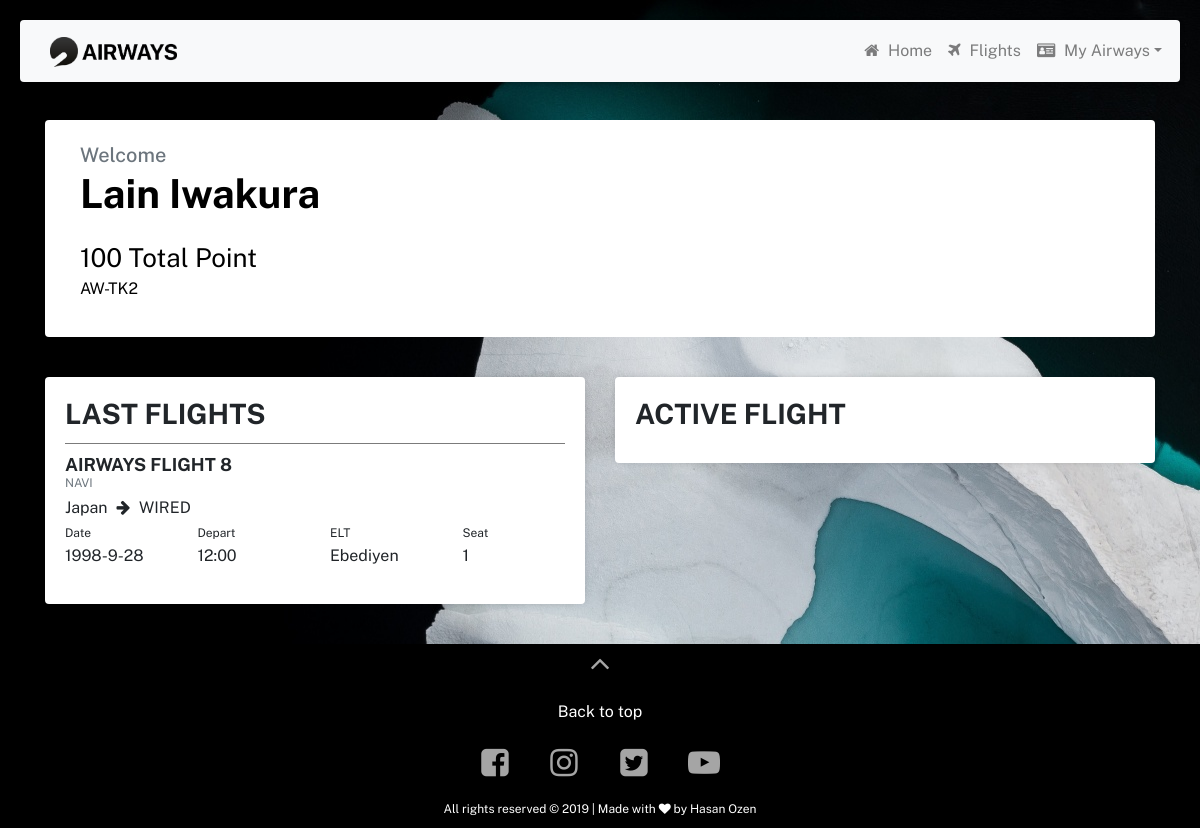
/account (signed in), run on the app's committed database.
### models.py (models this page shows)
class Flight(db.Model):
	__tablename__ = 'flight'
	flight_id = db.Column(db.Integer, primary_key=True)
	airline_Name = db.Column(db.String(80), nullable=False)
	from_location = db.Column(db.String(20), nullable=False)
	to_location = db.Column(db.String(120), nullable=False)
	departure_time = db.Column(db.String(120), nullable=False)
	arrival_time = db.Column(db.String(120), nullable=False)
	depart_date = db.Column(db.String(120), nullable=True)
	total_seats = db.Column(db.Integer, nullable=False)
	status = db.Column(db.String(20), nullable=True)

### routes.py (the view)
@app.route('/account')
@login_required
def account():
    global check
    check=0
    connection = engine.connect()
    metadata = db.MetaData()
    query = db.select([Ticket_Info]).where(
        db.and_(Ticket_Info.user_id == current_user.id, Ticket_Info.status == 'aktif'))
    ResultProxy = connection.execute(query)
    aidler = ResultProxy.fetchall()
    print(aidler)
    query = db.select([Ticket_Info]).where(
        db.and_(Ticket_Info.user_id == current_user.id, Ticket_Info.status == 'pasif'))
    ResultProxy = connection.execute(query)
    pidler = ResultProxy.fetchall()
    print(pidler)
    name = current_user.first_name + ' ' + current_user.last_name
    id = 'AW-TK' + str(current_user.id)
    arrayl = len(aidler)
    array2l = len(pidler)
    aktif = []
    pasif = []
    for i in range(arrayl):
        query = db.select([Flight]).where(Flight.flight_id == aidler[i][2])
        ResultProxy = connection.execute(query)
        aktif = aktif + [ResultProxy.fetchall()]
    for i in range(array2l):
        query1 = db.select([Flight]).where(Flight.flight_id == pidler[i][2])
        ResultProxy1 = connection.execute(query1)
        pasif = pasif + [ResultProxy1.fetchall()]
    aktifl = len(aktif)
    pasifl = len(pasif)
    print(aktif)
    print(pasif)
    query=db.select([Points.point]).where(Points.id==current_user.id)
    result=connection.execute(query)
    puan=result.fetchall()
    print(puan)
    return render_template("account.html", name=name, id=id, aktif=aktif, aktifl=aktifl, pasif=pasif, pasifl=pasifl,puan=puan)

### app.py (called while the page is built)
def login_required(f):
	@wraps(f)
	def decorated_function(*args, **kwargs):
		if not current_user.is_authenticated:
			flash('önce giriş yapmalısınız')
			return redirect(url_for('login'))
		return f(*args, **kwargs)
	return decorated_function

### templates/account.html (shortened to what this page needs)
<!DOCTYPE html>
<html>
<head>
    <link rel="stylesheet" href="https://stackpath.bootstrapcdn.com/bootstrap/4.4.1/css/bootstrap.min.css">
    <link rel="stylesheet" type="text/css" href="static/css/styles.css">
    <link href="https://stackpath.bootstrapcdn.com/font-awesome/4.7.0/css/font-awesome.min.css" rel="stylesheet">
</head>
<body>
    <div class="home">
        <section class="header">
            <nav class="navbar navbar-expand-md navbar-light bg-light fixed-top">
                <a class="navbar-brand" href="/">
                    <img src="static/images/airways_logo.png"></a>
                <div class="collapse navbar-collapse justify-content-stretch" id="navbarNav">
                    <ul class="navbar-nav ml-auto">
                        <li class="nav-item">
                            <a class="nav-link" href="/">
                                <i class="fa fa-home" aria-hidden="true"></i>
                                Home</a></li>
                        <li class="nav-item">
                            <a class="nav-link" href="/booking-page">
                                <i class="fa fa-plane" aria-hidden="true"></i>
                                Flights</a></li>
                        <li class="nav-item dropdown">
                            <a class="nav-link dropdown-toggle" id="accountDropdownMenuLink" data-toggle="dropdown" aria-haspopup="true" aria-expanded="false">
                                <i class="fa fa-id-card" aria-hidden="true"></i>
                                My Airways</a>
                        </li>
                    </ul>
                </div>
            </nav>
        </section>
    </div>
    <section class="account-basic">
        <div class="container" id="userBasicInfos">
            <div class="user-welcome col-md-12">
                <div class="card">
                    <div class="card-body">
                        <a class="card-subtitle mb-2 text-muted">Welcome</a>
                        <h1 class="card-title">{{name}}</h1>
                        <p class="card-text" id="totalPoint">{{puan[0][0]}} Total Point</p>
                        <p id="userID">{{id}}</p>
                    </div>
                </div>
            </div>
        </div>
        <section class="flights">
            <div class="container">
                <div class="row">
                    <div class="col-md-6">
                        <div class="card card-margin">
                            <div class="card-body" id="lastFlights">
                                <h1 class="card-title" style="text-transform: uppercase; font-weight: 700">Last Flights</h1>
                                {% for i in range(pasifl) %}
                                <div class="flight-info">
                                    <div class="card-body">
                                        <h5 class="card-title" id="flightID">Airways Flight {{pasif[i][0][0]}}</h5>
                                        <p class="card-subtitle mb-1 text-muted">{{pasif[i][0][1]}}</p>
                                        <div class="flight-destinations">
                                            <div class="row">
                                                <div class="col-md-12">
                                                    <a class="card-text">
                                                        <p id="destinationFrom">{{pasif[i][0][2]}}</p>
                                                        <i class="fa fa-arrow-right" aria-hidden="true" style="margin: 0 5px"></i>
                                                        <p id="destinationWhere">{{pasif[i][0][3]}}</p>
                                                    </a>
                                                </div>
                                                <div class="col-md-12">
                                                    <div class="row">
                                                        <div class="col-md-3 col-sm-12">
                                                            <a class="card-subtitle" id="dateID">Date</a>
                                                            <p class="card-info-text">{{pasif[i][0][6]}}</p>
                                                        </div>
                                                        <div class="col-md-3 col-sm-12">
                                                            <a class="card-subtitle" id="departTime">Depart</a>
                                                            <p class="card-info-text">{{pasif[i][0][4]}}</p>
                                                        </div>
                                                        <div class="col-md-3 col-sm-12">
                                                            <a class="card-subtitle" id="gateID">ELT</a>
                                                            <p class="card-info-text">{{pasif[i][0][5]}}</p>
                                                        </div>
                                                        <div class="col-md-3 col-sm-12">
                                                            <a class="card-subtitle" id="gateID">Seat</a>
                                                            <p class="card-info-text">{{pasif[i][0][7]}}</p>
                                                        </div>
                                                    </div>
                                                </div>
                                            </div>
                                        </div>
                                    </div>
                                </div>
                                {% endfor %}
                            </div>
                        </div>
                    </div>
                    <div class="col-md-6">
                        <div class="card card-margin" id="activeFlight">
                            <div class="card-body">
                                <h1 class="card-title" style="text-transform: uppercase; font-weight: 700">Active Flight</h1>
                            </div>
                        </div>
                    </div>
                </div>
            </div>
        </section>
    </section>
    <footer id="lightFooter" class="text-center">
        <a href="#" style="padding: 1rem"><i class="fa fa-angle-up" style="transform: scale(2); color: #a5a5a5;"></i></a><br>
        <p>Back to top</p>
        <a href="https://www.facebook.com/hasan.ozen.790" target="_blank" style="padding: 1rem"><i class="fa fa-facebook-square" style="transform: scale(2); color: #a5a5a5"></i></a>
        <a href="https://www.instagram.com/hsnnoznn/" target="_blank" style="padding: 1rem"><i class="fa fa-instagram" style="transform: scale(2); color: #a5a5a5"></i></a>
        <a href="https://www.linkedin.com/in/hasan-özen-337274153" target="_blank" style="padding: 1rem"><i class="fa fa-twitter-square" style="transform: scale(2); color: #a5a5a5"></i></a>
        <a href="https://www.behance.net/hasanozen131fe" target="_blank" style="padding: 1rem"><i class="fa fa-youtube-play" style="transform: scale(2); color: #a5a5a5"></i></a>
        <p style="font-size: 12px;">All rights reserved &copy; 2019 | Made with <span class="fa fa-heart"></span> by Hasan Ozen</p>
    </footer>
</body></html>

### static/css/styles.css (style rules this page uses)
html { scroll-behavior: smooth; }
body { margin: 0; padding: 0; font-family: 'Public Sans', sans-serif; }
.navbar { padding: 10px; margin: 20px; box-sizing: border-box; border-radius: 4px; box-shadow: 0 2px 5px rgba(0, 0, 0, .2); }
.navbar img { height: 30px; padding: 0 20px; }
.navbar-collapse ul li a { text-align: center; }
.navbar-collapse ul li a i { margin-right: 5px; }
h5, h3 { font-weight: 700; }
#lightFooter { background: #000; }
#lightFooter a i { padding: 10px; }
#lightFooter p { color: #fff; padding: 10px; margin: 10px 0; }
.account-basic { width: auto; height: auto; overflow: hidden; object-fit: cover; background-image: url(../images/melting_iceberg-wallpaper-1920x1080.jpg); }
.account-basic .card { border: none; }
#userBasicInfos { margin-top: 120px; color: #000; }
.user-welcome { background-color: #fff; border-radius: 4px; }
#userBasicInfos a { font-size: 20px; font-weight: 500; }
#userBasicInfos h1 { font-weight: 700; }
#totalPoint { font-size: 26px; font-weight: 400; margin-top: 20px; margin-bottom: 0px; }
.flights { margin: 10px 0; }
.flights h1 { font-size: 28px; font-weight: 500; }
.flights .card { -webkit-box-shadow: 0px 0px 10px -5px rgba(0, 0, 0, 0.4); box-shadow: 0px 0px 10px -5px rgba(0, 0, 0, 0.4); }
.flights .card-text { margin-top: 20px; }
.flights .flight-destinations p { display: inherit; }
.flights .flight-info .card-title { margin-bottom: 5px; font-size: 18px; text-transform: uppercase; }
.flights .flight-info .card-subtitle { font-size: 12px; }
.card-margin { margin: 30px 0; }
.flights .flight-info .card-text { font-size: 16px; }
.flights .flight-info .card-body { padding: 10px 0 0; border-top: solid #7b7b7b; border-width: 1px; }

### data on the page
Flight: flight_id "8", airline_Name "NAVI", from_location "Japan", to_location "WIRED", depart_date "1998-9-28", departure_time "12:00", arrival_time "Ebediyen", total_seats "1"

### other printed values
{{ name }} "Lain Iwakura"
{{ puan[0][0] }} "100"
{{ id }} "AW-TK2"
